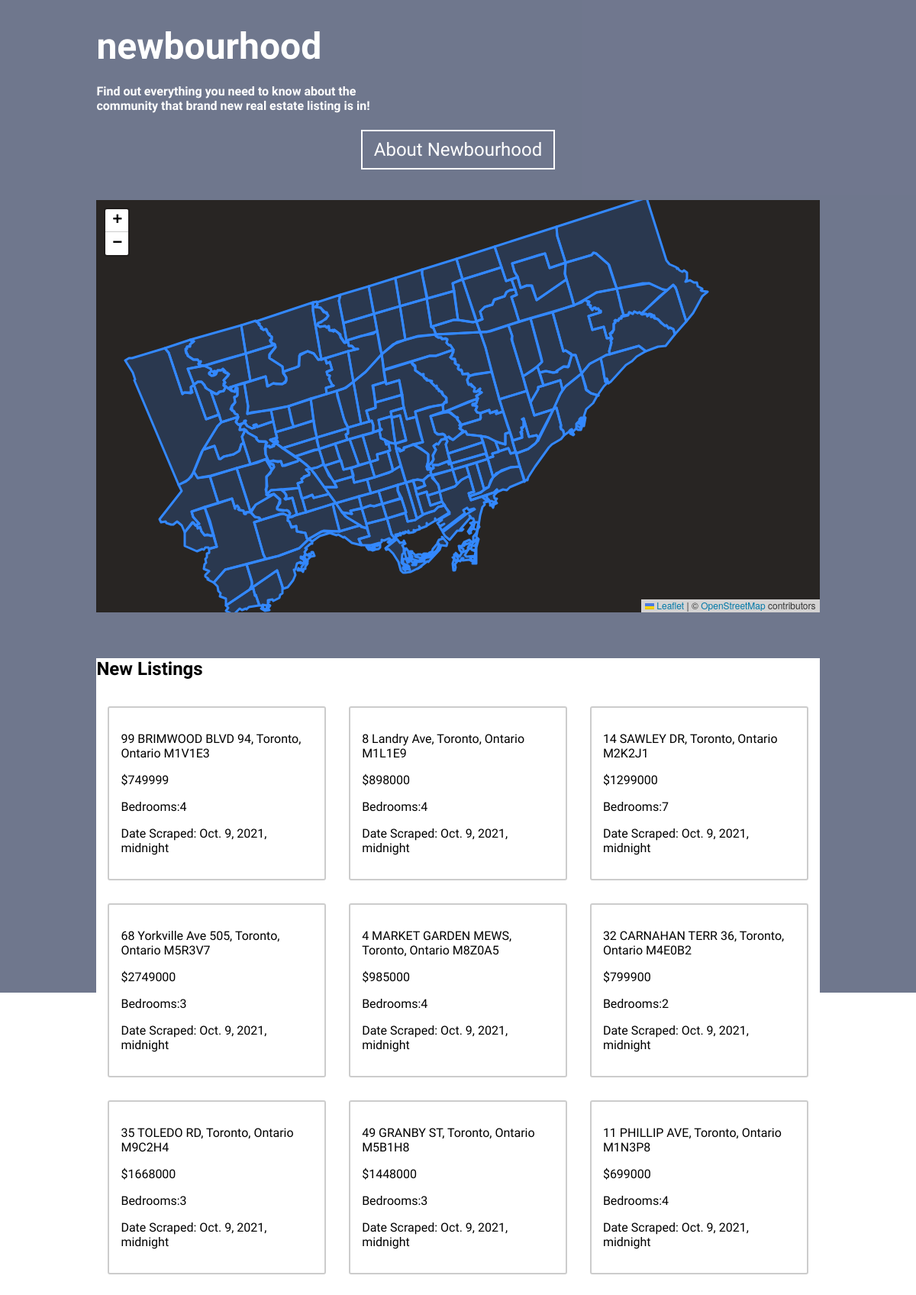
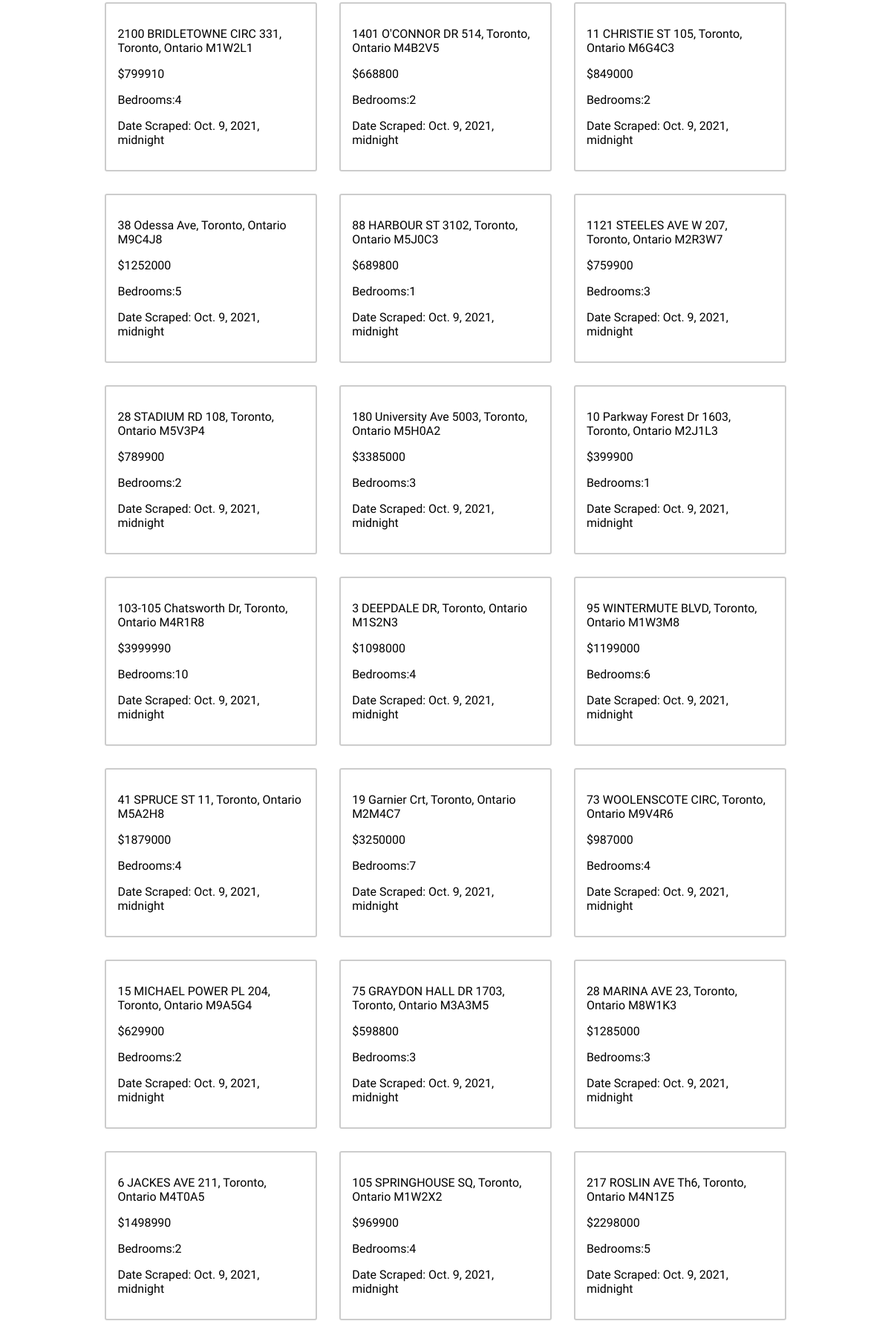
The page / (upper part) on the database its author committed (2 pictures, top to bottom).
### Listing/models.py (models this page shows, shortened)
class Listing(models.Model):
    Address = models.CharField('Address', max_length=250)
    Price = models.CharField('Price', max_length=250)
    Bedrooms = models.IntegerField('Bedrooms')
    City = models.CharField('City', max_length=250)
    Date = models.DateTimeField('Date Scraped')
    PostalCode = models.CharField('Postal Code', max_length=20)

### Listing/views.py (the view)
# urls.py: path('', views.index, name='index')
def index(request):
    listings = Listing.objects.order_by('Date')
    return render(request, "index.html", {'listings': listings})

### Listing/templates/index.html (shortened to what this page needs)
<!DOCTYPE html>
<html lang="en">
<head>
    {% load static %}
    <link rel="stylesheet" href="{% static 'style.css' %}">
    <link rel="stylesheet" href="https://unpkg.com/leaflet@1.7.1/dist/leaflet.css"
/>
</head>
<body>
    <main class="site-container">
        <h1 class="title">Newbourhood</h1>
        <div class="tagline">
            <h4>Find out everything you need to know about the community that brand new real estate listing is in!</h4>
        </div>
        <div>
            <button id="start-btn">About Newbourhood</button>
        </div>
        <div class="map-placeholder">
            <div id="mapBox">
            </div>
        </div>
        <div class="new-listings">
            <h2>New Listings</h2>
            <div class="listing-flex">
                {% for listing in listings|slice:":30" %}
                <div class="listing-item">
                    <p>{{listing.Address}}</p>
                    <p>${{listing.Price}}</p>
                    <p>Bedrooms:{{listing.Bedrooms}}</p>
                    <p>Date Scraped: {{listing.Date}}</p>
                </div>
                {% endfor %}
            </div>
        </div>
    </main>
</body>
</html>

### Listing/static/style.css (style rules this page uses)
* { box-sizing: border-box; }
body { font-family: 'Quicksand'; }
h1 { color: white; text-transform: lowercase; font-size: 3em; margin-bottom: 20px; }
h4 { color: white; }
.site-container { display: block; width: 80%; margin-left: auto; margin-right: auto; }
#start-btn { color: white; font-family: 'Quicksand'; font-size: 1.5em; padding: 10px 15px; background-color: rgba(0,0,0,0); border: 2px solid white; display: block; margin: 20px auto; transition: 0.3s; }
.map-placeholder { position: relative; height: 600px; width: 100%; }
.tagline { width: 400px; }
.new-listings { background-color: white; width: 100%; }
.listing-flex { display: flex; flex-wrap: wrap; }
.listing-item { border: 2px solid rgba(0,0,0,0.2); border-radius: 3px; flex: 1 0 0; min-width: 250px; padding: 15px; margin: 15px; }
#mapBox { position: absolute; margin: 20px auto; width: 100%; height: 90%; background-color: rgb(40, 37, 35); }

### rows shown on the page
Listing: Address "99 BRIMWOOD BLVD 94, Toronto, Ontario M1V1E3", Price "749999", Bedrooms "4", Date "Oct. 9, 2021, midnight"
Listing: Address "8 Landry Ave, Toronto, Ontario M1L1E9", Price "898000", Bedrooms "4", Date "Oct. 9, 2021, midnight"
Listing: Address "14 SAWLEY DR, Toronto, Ontario M2K2J1", Price "1299000", Bedrooms "7", Date "Oct. 9, 2021, midnight"
Listing: Address "68 Yorkville Ave 505, Toronto, Ontario M5R3V7", Price "2749000", Bedrooms "3", Date "Oct. 9, 2021, midnight"
Listing: Address "4 MARKET GARDEN MEWS, Toronto, Ontario M8Z0A5", Price "985000", Bedrooms "4", Date "Oct. 9, 2021, midnight"
Listing: Address "32 CARNAHAN TERR 36, Toronto, Ontario M4E0B2", Price "799900", Bedrooms "2", Date "Oct. 9, 2021, midnight"
Listing: Address "35 TOLEDO RD, Toronto, Ontario M9C2H4", Price "1668000", Bedrooms "3", Date "Oct. 9, 2021, midnight"
Listing: Address "49 GRANBY ST, Toronto, Ontario M5B1H8", Price "1448000", Bedrooms "3", Date "Oct. 9, 2021, midnight"
Listing: Address "11 PHILLIP AVE, Toronto, Ontario M1N3P8", Price "699000", Bedrooms "4", Date "Oct. 9, 2021, midnight"
Listing: Address "2100 BRIDLETOWNE CIRC 331, Toronto, Ontario M1W2L1", Price "799910", Bedrooms "4", Date "Oct. 9, 2021, midnight"
Listing: Address "1401 O'CONNOR DR 514, Toronto, Ontario M4B2V5", Price "668800", Bedrooms "2", Date "Oct. 9, 2021, midnight"
Listing: Address "11 CHRISTIE ST 105, Toronto, Ontario M6G4C3", Price "849000", Bedrooms "2", Date "Oct. 9, 2021, midnight"
Listing: Address "38 Odessa Ave, Toronto, Ontario M9C4J8", Price "1252000", Bedrooms "5", Date "Oct. 9, 2021, midnight"
Listing: Address "88 HARBOUR ST 3102, Toronto, Ontario M5J0C3", Price "689800", Bedrooms "1", Date "Oct. 9, 2021, midnight"
Listing: Address "1121 STEELES AVE W 207, Toronto, Ontario M2R3W7", Price "759900", Bedrooms "3", Date "Oct. 9, 2021, midnight"
Listing: Address "28 STADIUM RD 108, Toronto, Ontario M5V3P4", Price "789900", Bedrooms "2", Date "Oct. 9, 2021, midnight"
Listing: Address "180 University Ave 5003, Toronto, Ontario M5H0A2", Price "3385000", Bedrooms "3", Date "Oct. 9, 2021, midnight"
Listing: Address "10 Parkway Forest Dr 1603, Toronto, Ontario M2J1L3", Price "399900", Bedrooms "1", Date "Oct. 9, 2021, midnight"
Listing: Address "103-105 Chatsworth Dr, Toronto, Ontario M4R1R8", Price "3999990", Bedrooms "10", Date "Oct. 9, 2021, midnight"
Listing: Address "3 DEEPDALE DR, Toronto, Ontario M1S2N3", Price "1098000", Bedrooms "4", Date "Oct. 9, 2021, midnight"
Listing: Address "95 WINTERMUTE BLVD, Toronto, Ontario M1W3M8", Price "1199000", Bedrooms "6", Date "Oct. 9, 2021, midnight"
Listing: Address "41 SPRUCE ST 11, Toronto, Ontario M5A2H8", Price "1879000", Bedrooms "4", Date "Oct. 9, 2021, midnight"
Listing: Address "19 Garnier Crt, Toronto, Ontario M2M4C7", Price "3250000", Bedrooms "7", Date "Oct. 9, 2021, midnight"
Listing: Address "73 WOOLENSCOTE CIRC, Toronto, Ontario M9V4R6", Price "987000", Bedrooms "4", Date "Oct. 9, 2021, midnight"
Listing: Address "15 MICHAEL POWER PL 204, Toronto, Ontario M9A5G4", Price "629900", Bedrooms "2", Date "Oct. 9, 2021, midnight"
Listing: Address "75 GRAYDON HALL DR 1703, Toronto, Ontario M3A3M5", Price "598800", Bedrooms "3", Date "Oct. 9, 2021, midnight"
Listing: Address "28 MARINA AVE 23, Toronto, Ontario M8W1K3", Price "1285000", Bedrooms "3", Date "Oct. 9, 2021, midnight"
Listing: Address "6 JACKES AVE 211, Toronto, Ontario M4T0A5", Price "1498990", Bedrooms "2", Date "Oct. 9, 2021, midnight"
Listing: Address "105 SPRINGHOUSE SQ, Toronto, Ontario M1W2X2", Price "969900", Bedrooms "4", Date "Oct. 9, 2021, midnight"
Listing: Address "217 ROSLIN AVE Th6, Toronto, Ontario M4N1Z5", Price "2298000", Bedrooms "5", Date "Oct. 9, 2021, midnight"
